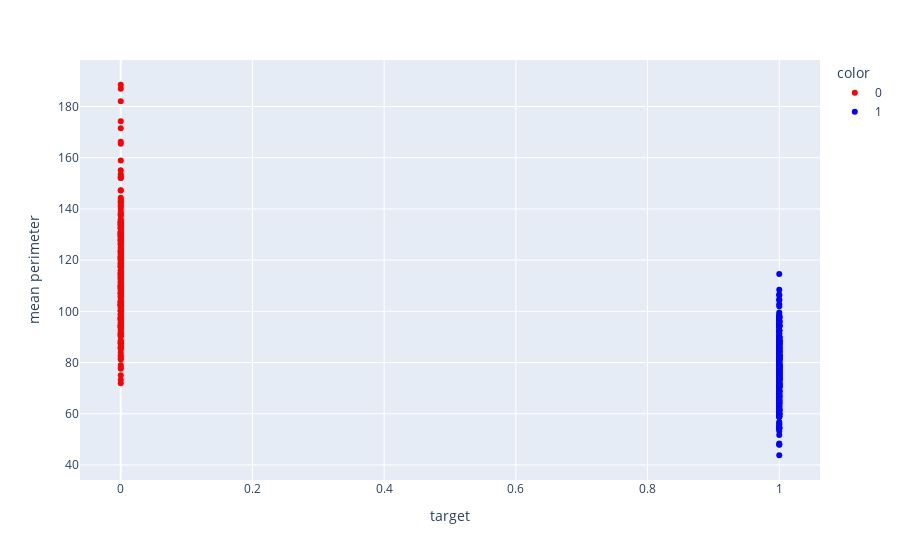

Source (notebook cell):
### Code cell
# Visualisation
fig = px.scatter(df_data, "target", "mean perimeter",
           color=df_data["target"].astype(str),
           color_discrete_map={"1": "blue", "0": "red"})
fig.show()

### Figure 1 — Plotly figure (JSON) as saved in the notebook; plotly's stock layout.template omitted (floating-point values rounded to 4 significant figures; data arrays with more than 128 entries replaced by an {"elided": "..."} marker saying what was removed)
{"data": [{"hovertemplate": "color=0<br>target=%{x}<br>mean perimeter=%{y}<extra></extra>", "legendgroup": "0", "marker": {"color": "red", "symbol": "circle"}, "mode": "markers", "name": "0", "orientation": "v", "showlegend": true, "type": "scatter", "x": {"elided": "212 int values"}, "xaxis": "x", "y": {"elided": "212 float values"}, "yaxis": "y"}, {"hovertemplate": "color=1<br>target=%{x}<br>mean perimeter=%{y}<extra></extra>", "legendgroup": "1", "marker": {"color": "blue", "symbol": "circle"}, "mode": "markers", "name": "1", "orientation": "v", "showlegend": true, "type": "scatter", "x": {"elided": "357 int values"}, "xaxis": "x", "y": {"elided": "357 float values"}, "yaxis": "y"}], "layout": {"legend": {"title": {"text": "color"}, "tracegroupgap": 0}, "margin": {"t": 60}, "xaxis": {"anchor": "y", "domain": [0, 1], "title": {"text": "target"}}, "yaxis": {"anchor": "x", "domain": [0, 1], "title": {"text": "mean perimeter"}}}}
